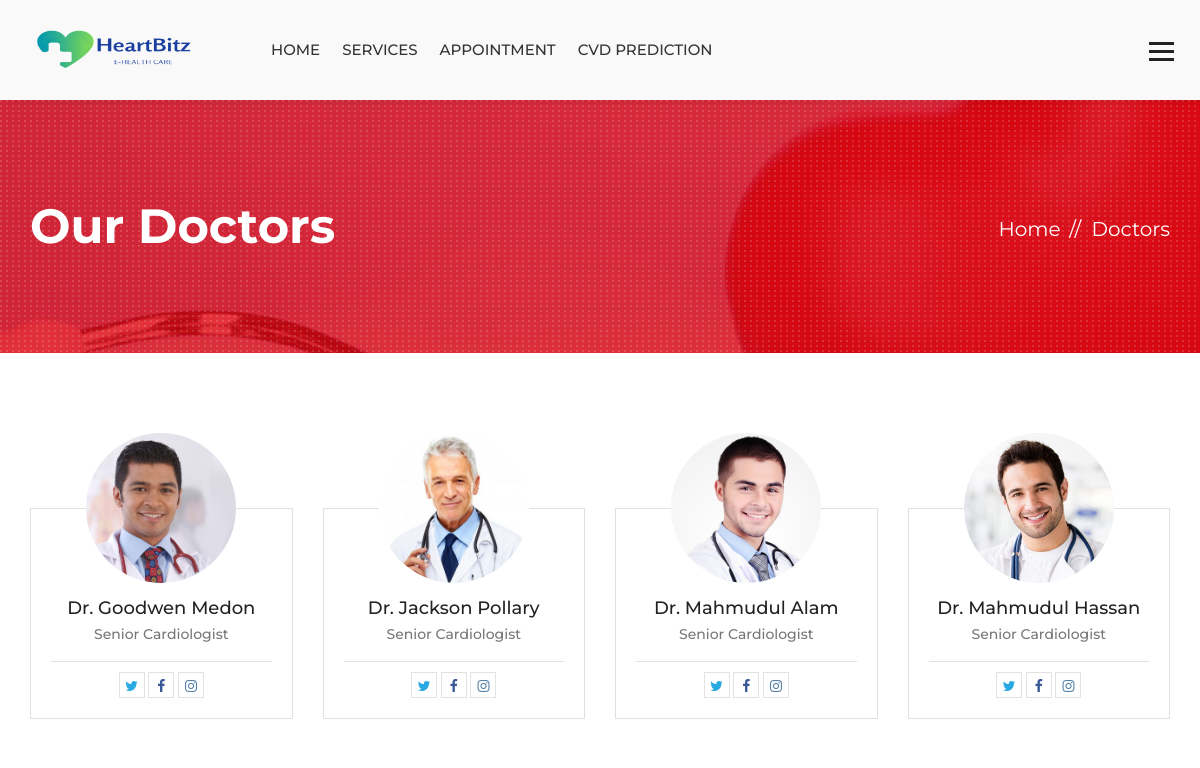
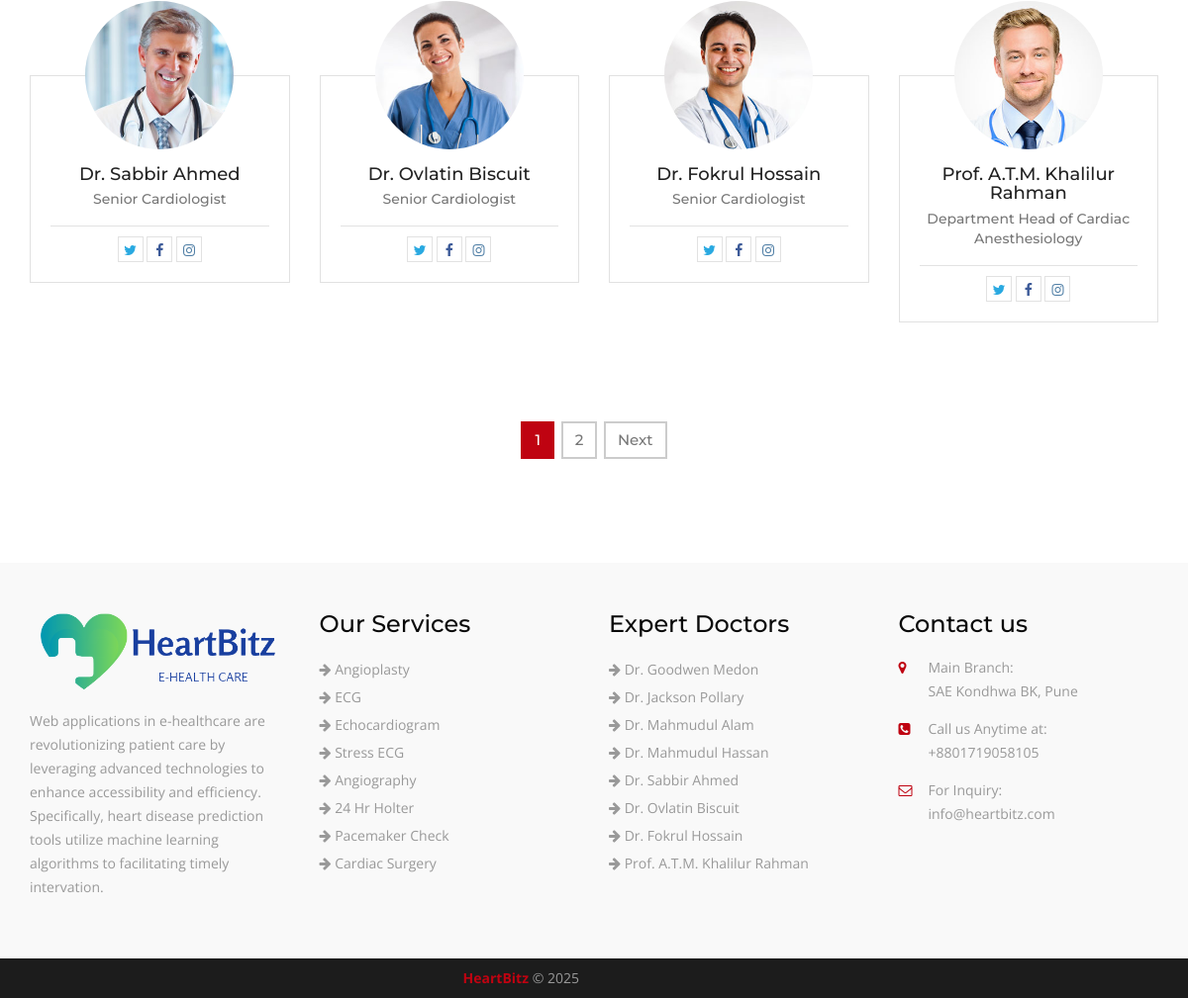
/doctors/, run on an earlier commit of the app's database (2 pictures, top to bottom).
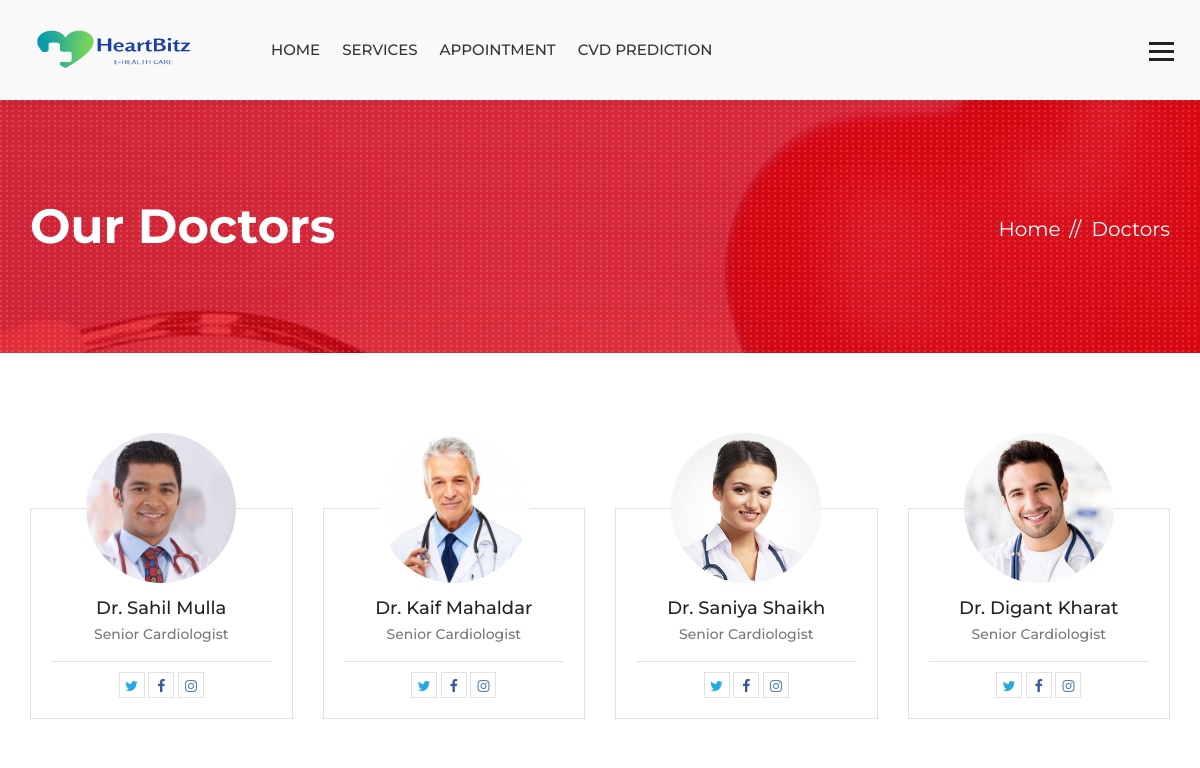
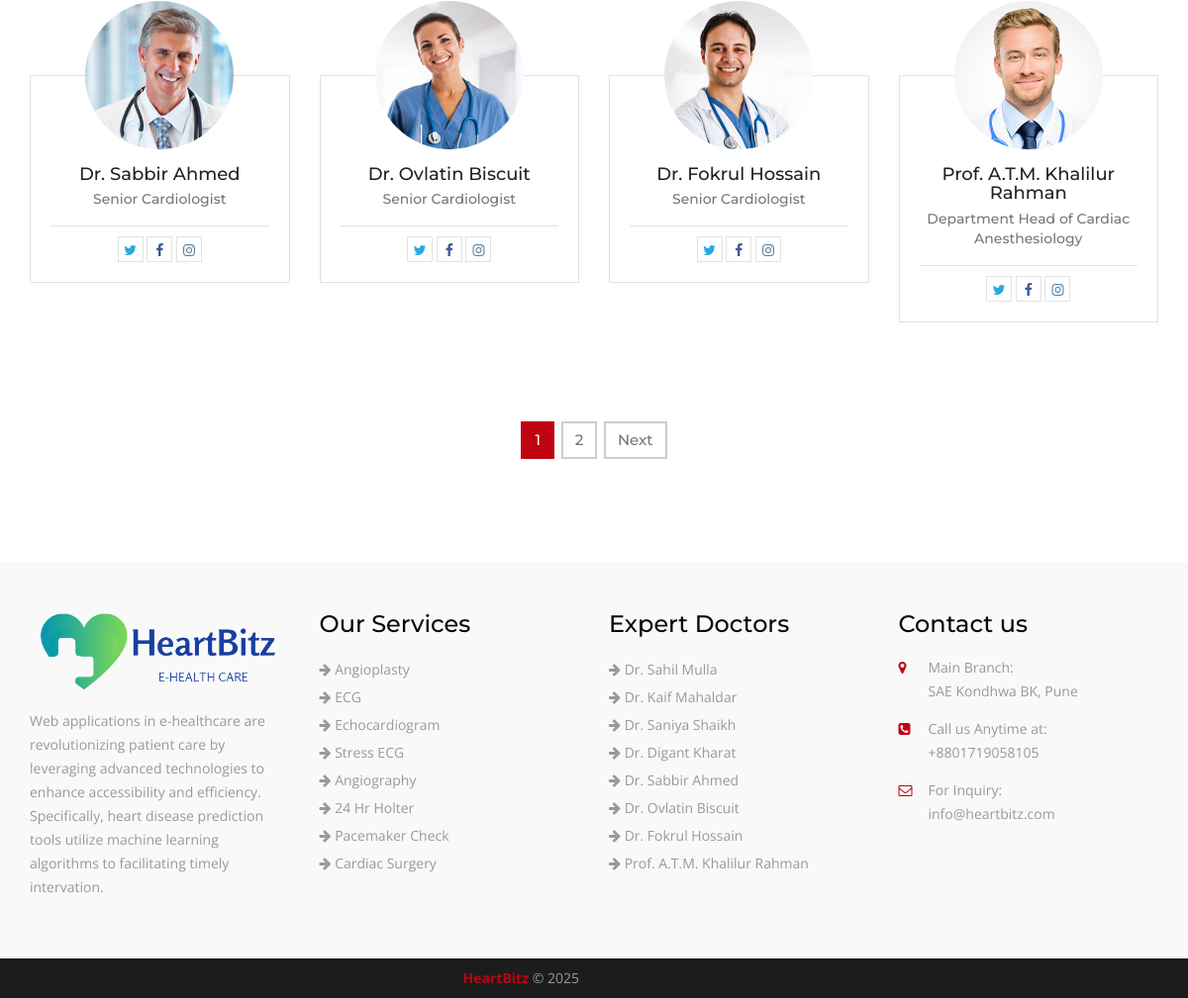
And on a later commit of the database (2 pictures, top to bottom).
### hospital/models.py (models this page shows, shortened)
class Doctor(models.Model):
    name = models.CharField(max_length=120)
    speciality = models.CharField(max_length=120)
    picture = models.ImageField(upload_to="doctors/")
    details = models.TextField()
    experience = models.TextField()
    expertize = models.ManyToManyField(to='Expertize', related_name='doctors')
    twitter = models.CharField(max_length=120, blank=True, null=True)
    facebook = models.CharField(max_length=120, blank=True, null=True)
    instagram = models.CharField(max_length=120, blank=True, null=True)

### hospital/views.py (the view)
# urls.py: path('doctors/', views.DoctorListView.as_view(), name="doctors"),
class DoctorListView(ListView):
    template_name = 'hospital/team.html'
    queryset = Doctor.objects.all()
    paginate_by = 8

### hospital/context_processors.py (called while the page is built)
def footer_content(request):
    services = Service.objects.all()
    doctors = Doctor.objects.all()
    context = {
        'services': services,
        'doctors': doctors
    }
    return context

### templates/hospital/team.html (shortened to what this page needs)
{% extends 'base.html' %}
{% block maincontent %}
<div class="inner-banner">
  <div class="container">
    <div class="row">
      <div class="col-md-7">
        <h1>Our Doctors</h1>
      </div>
      <div class="col-md-5">
        <ol class="breadcrumb">
          <li><a href="{% url 'index' %}">Home</a></li>
          <li class="active">Doctors</li>
        </ol>
      </div>
    </div>
  </div>
</div>
<div class="main-content">
  <div class="team-page">
    <div class="container">
      <div class="row">
        {% for doctor in object_list %}
        <div class="col-md-3 col-sm-6">
          <div class="team-box mb50">
            <div class="team-thumb">  <img src="{{ doctor.picture.url }}" alt=""></div>
            <div class="team-text">
              <h5><a href="{% url 'doctor_details' doctor.id %}">{{ doctor.name }}</a></h5>
              <strong>{{ doctor.speciality }}</strong>
              <ul class="team-social">
                {% if doctor.twitter %}
                <li><a class="tw" href="{{ doctor.twitter }}"><i class="fa fa-twitter" aria-hidden="true"></i></a></li>
                {% endif %}
                {% if doctor.facebook %}
                <li><a class="fb" href="{{ doctor.facebook }}"><i class="fa fa-facebook" aria-hidden="true"></i></a>
                </li>
                {% endif %}
                {% if doctor.instagram %}
                <li><a class="insta" href="{{ doctor.instagram }}"><i class="fa fa-instagram"
                      aria-hidden="true"></i></a></li>
                {% endif %}
              </ul>
            </div>
          </div>
        </div>
        {% endfor %}
      </div>
      <div class="row">
        <div class="col-md-12">
          {% if is_paginated %}
          {% include 'partials/_pagination.html' %}
          {% endif %}
        </div>
      </div>
    </div>
  </div>
</div>
{% endblock maincontent %}

### templates/partials/_footer.html (shortened to what this page needs)
{% load static %}
<footer class="footer" style="background-color: #f9f9f9">
  <div class="footer-widgets">
    <div class="container">
      <div class="row">
        <div class="col-md-3 col-sm-6">
          <div class="widget"> <img class="ft-logo" src="{% static 'heartcare/images/logof.png' %}" alt="">
            <p>Web applications in e-healthcare are revolutionizing patient care by leveraging advanced technologies to
              enhance accessibility and efficiency. Specifically, heart disease prediction tools utilize machine
              learning algorithms to facilitating timely intervation. </p>
          </div>
        </div>
        <div class="col-md-3 col-sm-6">
          <div class="widget">
            <h3 style="color: #090909">Our Services</h3>
            <ul>
              {% for service in services|slice:':8' %}
              <li><a href="{% url 'service_details' service.id %}"><i class="fa fa-arrow-right"></i>
                  {{service.title }}</a></li>
              {% endfor %}
            </ul>
          </div>
        </div>
        <div class="col-md-3 col-sm-6">
          <div class="widget">
            <h3 style="color: #090909">Expert Doctors</h3>
            <ul>
              {% for doctor in doctors|slice:':8' %}
              <li><a href="{% url 'doctor_details' doctor.id %}"><i class="fa fa-arrow-right"></i> {{ doctor.name }}</a>
              </li>
              {% endfor %}
            </ul>
          </div>
        </div>
        <div class="col-md-3 col-sm-6">
          <div class="widget">
            <h3 style="color: #090909">Contact us</h3>
            <address>
              <ul>
                <li> <span class="icon"><i class="fa fa-map-marker" aria-hidden="true"></i></span> <span
                    class="add-text"><strong>Main Branch:</strong> SAE Kondhwa BK, Pune</span> </li>
                <li> <span class="icon"><i class="fa fa-phone-square" aria-hidden="true"></i></span> <span
                    class="add-text"><strong>Call us Anytime at:</strong> +8801719058105</span> </li>
                <li> <span class="icon"><i class="fa fa-envelope-o" aria-hidden="true"></i></span> <span
                    class="add-text"><strong>For Inquiry:</strong> info@heartbitz.com</span> </li>
              </ul>
            </address>
          </div>
        </div>
      </div>
    </div>
  </div>
  <div class="footer-cr">
    <div class="container">
      <div class="row">
        <div class="col-md-6">
          <p><strong>HeartBitz</strong> © {% now 'Y' %}</p>
        </div>
      </div>
    </div>
  </div>
</footer>

What changed in the data, as far as the page shows it:
changed Doctor: name "Dr. Goodwen Medon" → "Dr. Sahil Mulla"
changed Doctor: name "Dr. Jackson Pollary" → "Dr. Kaif Mahaldar"
changed Doctor: picture: a different picture; name "Dr. Mahmudul Alam" → "Dr. Saniya Shaikh"
changed Doctor: name "Dr. Mahmudul Hassan" → "Dr. Digant Kharat"
